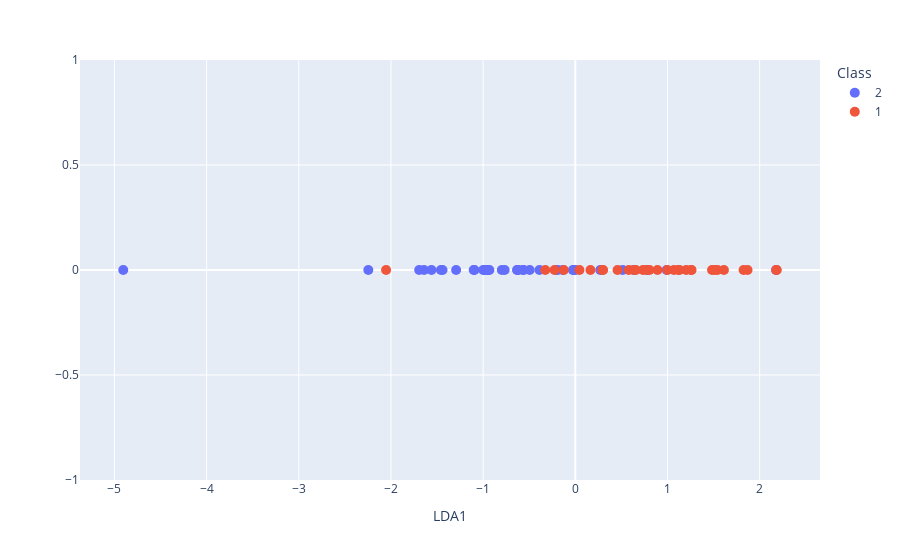

This figure's notebook cell:
### Code cell
from sklearn.discriminant_analysis import LinearDiscriminantAnalysis
import numpy as np
import plotly.express as px
import pandas as pd


X = X_train.to_numpy()
y = y_train.to_numpy()
# --- Normalizar ---

X=(X-np.mean(X,axis=0))/np.std(X,axis=0)

lda = LinearDiscriminantAnalysis()
lda.fit(X, y)
transformed = lda.transform(X)


#Plot transformed data
fig = px.scatter(x=transformed[:,0], y=np.zeros_like(transformed[:,0]), color=y.astype(str), labels=dict(x="LDA1", y="", color="Class"))
fig.update_traces(marker_size=10)

### Figure 1 — Plotly figure (JSON) as saved in the notebook; plotly's stock layout.template omitted (floating-point values rounded to 4 significant figures)
{"data": [{"hovertemplate": "Class=2<br>LDA1=%{x}<br>=%{y}<extra></extra>", "legendgroup": "2", "marker": {"color": "#636efa", "size": 10, "symbol": "circle"}, "mode": "markers", "name": "2", "orientation": "v", "showlegend": true, "type": "scatter", "x": [0.6342, -0.6304, -1.458, -0.7971, -0.9556, -1.293, 0.7804, -0.9799, 0.2704, -0.1359, -1.641, -0.02619, -0.2075, 0.9909, 0.5133, -0.7667, -0.9679, -1.694, -0.9512, -0.9996, -0.5682, -0.5597, -1.095, -0.6304, -0.01806, -0.4954, 2.178, 0.0007418, -1.44, -1.56, -0.9322, -0.9609, -0.389, -4.904, -1.103, -0.1909, -2.246, -0.6186], "xaxis": "x", "y": [0, 0, 0, 0, 0, 0, 0, 0, 0, 0, 0, 0, 0, 0, 0, 0, 0, 0, 0, 0, 0, 0, 0, 0, 0, 0, 0, 0, 0, 0, 0, 0, 0, 0, 0, 0, 0, 0], "yaxis": "y"}, {"hovertemplate": "Class=1<br>LDA1=%{x}<br>=%{y}<extra></extra>", "legendgroup": "1", "marker": {"color": "#EF553B", "size": 10, "symbol": "circle"}, "mode": "markers", "name": "1", "orientation": "v", "showlegend": true, "type": "scatter", "x": [2.179, 1.825, 0.7335, 1.261, 0.8043, 0.4582, 0.5798, 1.256, 1.868, 1.203, -0.2256, -0.326, 0.6336, -0.1249, 0.891, 0.2918, 1.483, 1.542, 0.6569, 0.04485, 1.512, 0.164, -2.053, 0.3018, 0.7754, 1.129, 2.185, 1.612, 1.118, 0.9984, 1.069], "xaxis": "x", "y": [0, 0, 0, 0, 0, 0, 0, 0, 0, 0, 0, 0, 0, 0, 0, 0, 0, 0, 0, 0, 0, 0, 0, 0, 0, 0, 0, 0, 0, 0, 0], "yaxis": "y"}], "layout": {"legend": {"title": {"text": "Class"}, "tracegroupgap": 0}, "margin": {"t": 60}, "xaxis": {"anchor": "y", "domain": [0, 1], "title": {"text": "LDA1"}}, "yaxis": {"anchor": "x", "domain": [0, 1], "title": {"text": ""}}}}
